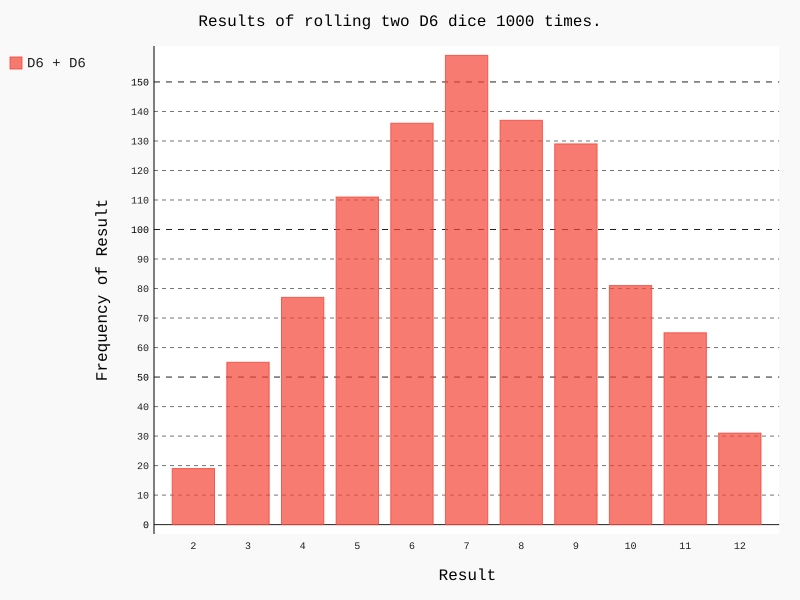

This chart was generated by the following Python code:
import pygal

from die import Die

# Create two D6 dice.
die_1 = Die()
die_2 = Die()

# Make some rolls, and store results in a list.
results = []
for roll_num in range(1000):
	result = die_1.roll() + die_2.roll()
	results.append(result)
	
# Analyze the results.
frequencies = []
max_result = die_1.num_sides + die_2.num_sides

for value in range(2, max_result+1):
	frequency = results.count(value)
	frequencies.append(frequency)
	
# Visualize the results.
hist = pygal.Bar()

hist.title = "Results of rolling two D6 dice 1000 times."
hist.x_labels = [x for x in range(2, max_result+1)]
hist.x_title = "Result"
hist.y_title = "Frequency of Result"

hist.add('D6 + D6', frequencies)
hist.render_to_file('dice_visual.svg')
